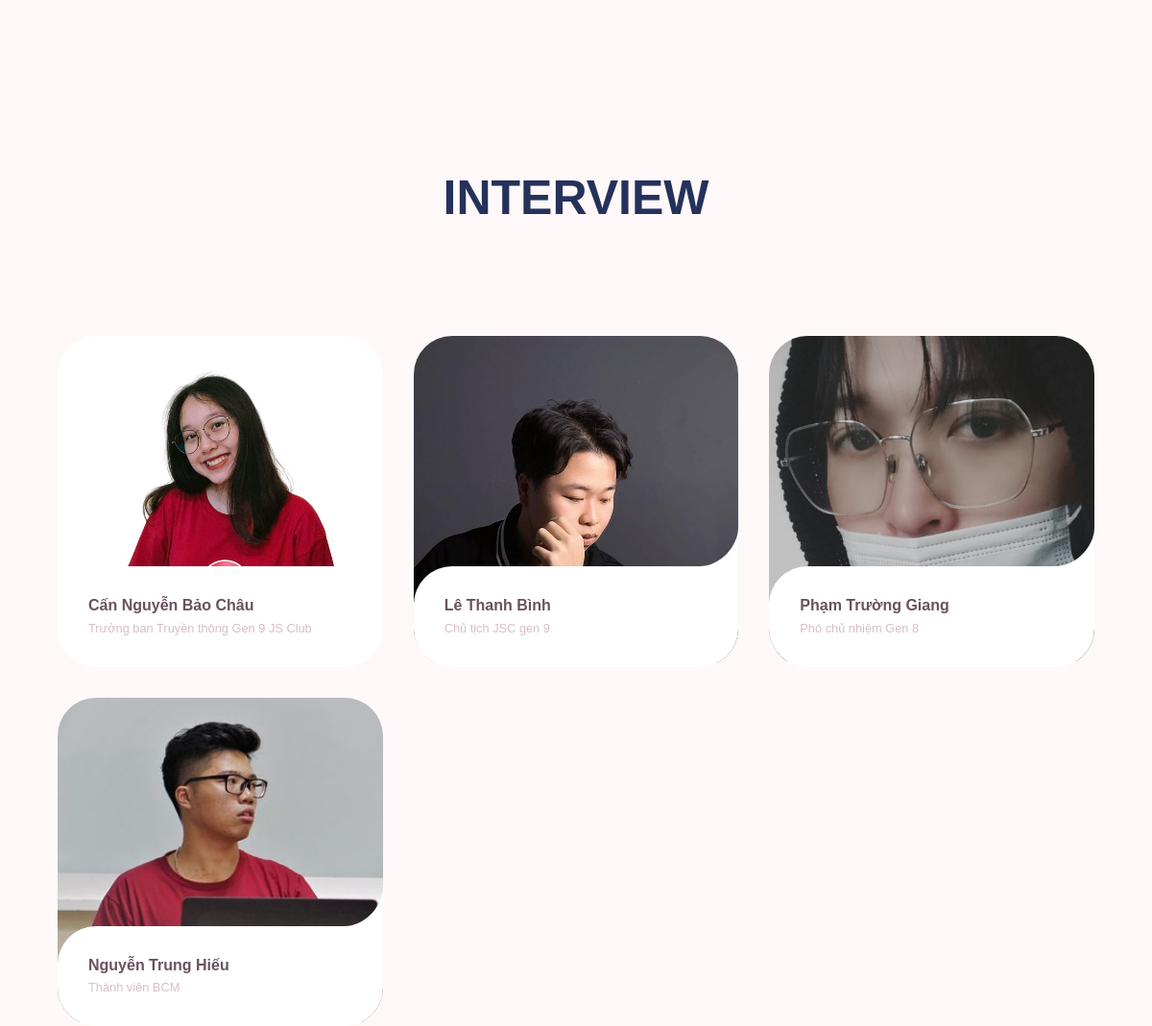
Before: / (lower part) with the older database file.
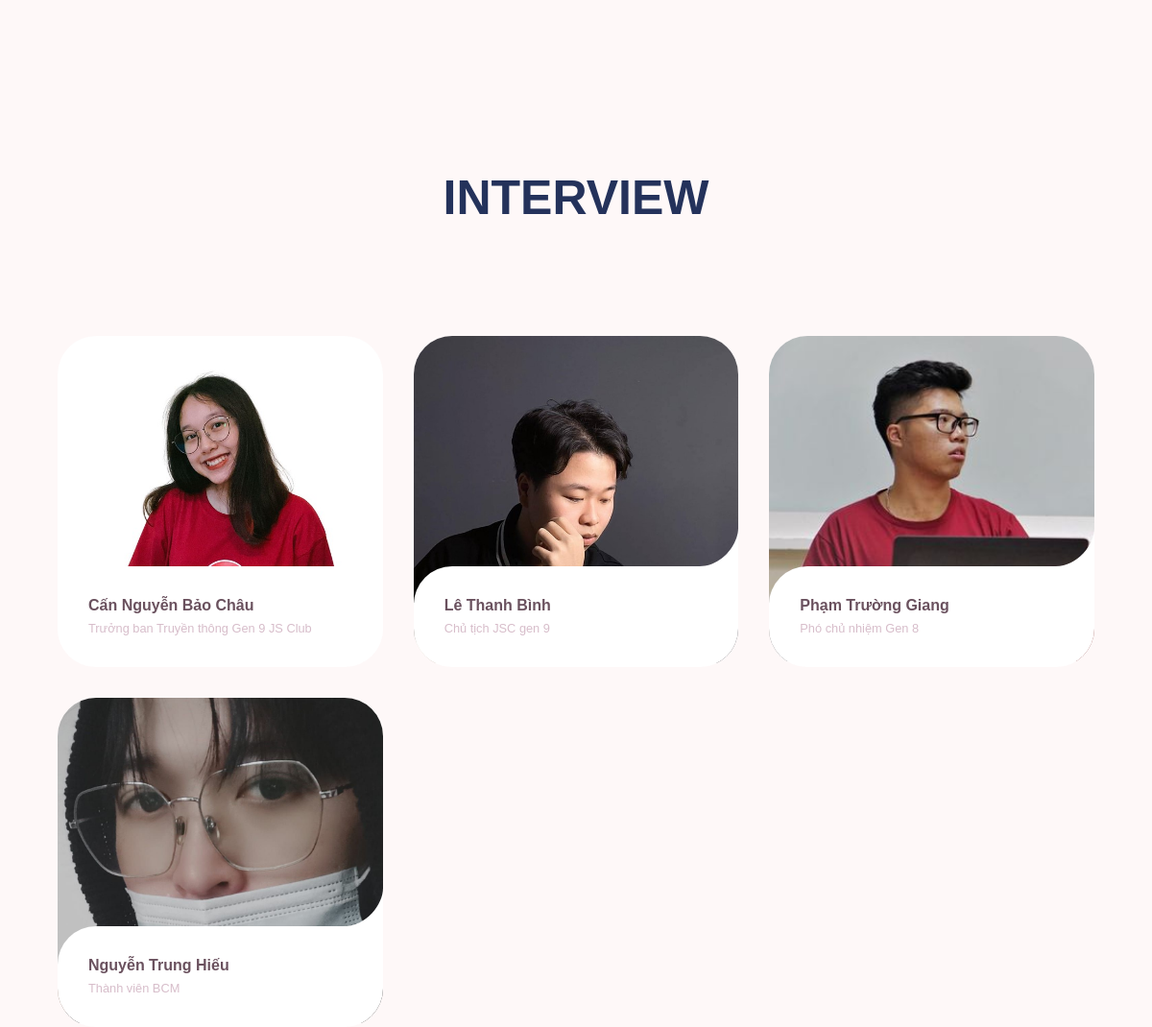
After: the same page with the newer database file.
### blog/models/Blog.py (models this page shows)
class Blog(db.Model):
	id = db.Column(db.Integer, primary_key=True)
	content = db.Column(db.String)
	owner = db.Column(db.String)
	subtitle = db.Column(db.String)
	role = db.Column(db.String)
	date = db.Column(db.DateTime)
	image = db.Column(db.String)

### homepage/views.py (the view)
@homepage.route('/')
def index():
	blogs = BlogController.get_all_blogs()
	return render_template('home.html', blogs=blogs)

### blog/models/Blog.py (called while the page is built)
	@staticmethod
	def get_all_blogs():
		return Blog.query.all()

### templates/home.html (shortened to what this page needs)
<!DOCTYPE html>
<html lang="en">
<head>
    <link rel="stylesheet" href="/static/css/style.css">
    <link rel="stylesheet" href="/static/css/responsive.css">
    <link rel="stylesheet" href="/static/fonts/font-awesome/all.css">
    <link rel="stylesheet" href="/static/css/card.css">
</head>
<body>
    <div id="activities">
    </div>
    <div id="interview">
        <div class="interview-title">
            <h1 style="color:rgb(36, 50, 91)">Interview</h1>
        </div>
        <ul class="cards">
			{% for blog in blogs %}
				<li>
					<a href="/blog/view?id={{ blog.id }}" class="card" target="_blank">
						<img src="{{ blog.image }}" class="card__image" alt="" />
						<div class="card__overlay">
							<div class="card__header">
								<svg class="card__arc" xmlns="http://www.w3.org/2000/svg">
									<path /></svg>
								<div class="card__header-text">
									<h3 class="card__title">{{ blog.owner }}</h3>
									<span class="card__status">{{ blog.role }}</span>
								</div>
							</div>
						</div>
					</a>
				</li>
			{% endfor %}
        </ul>
    </div>
</body>
</html>

### static/css/style.css (style rules this page uses)
* { padding: 0; margin: 0; box-sizing: border-box; }
html { scroll-behavior: smooth; overflow-x: hidden; }
:root { --primary-background-color: #24325b; --secondary-background-color: #FA818A; --tertiary-background-color: #FFE4CE; --primary-text-color: #fff; --secondary-text-color: #000; --title-font: 'Roboto', sans-serif; --description-font: 'Montserrat', sans-serif; }
#activities { height: 1114px; margin-bottom: 60px; }
#interview { height: 800px; margin-top: 50px; }
#interview .interview-title { display: flex; justify-content: center; align-items: center; height: 20%; position: relative; }
#interview .interview-title h1 { color: var(--primary-text-color); font-size: 50px; text-transform: uppercase; }

### static/css/card.css (style rules this page uses)
:root { --surface-color: #fff; --curve: 40; }
* { box-sizing: border-box; }
body { font-family: 'Noto Sans JP', sans-serif; background-color: #fef8f8; }
.cards { display: grid; grid-template-columns: repeat(auto-fit, minmax(300px, 1fr)); gap: 2rem; margin: 4rem 5vw; padding: 0; list-style-type: none; }
.card { position: relative; display: block; height: 100%; border-radius: calc(var(--curve) * 1px); overflow: hidden; text-decoration: none; }
.card__image { width: 100%; height: auto; }
.card__overlay { position: absolute; bottom: 0; left: 0; right: 0; z-index: 1; border-radius: calc(var(--curve) * 1px); background-color: var(--surface-color); transform: translateY(100%); transition: .2s ease-in-out; }
.card__header { position: relative; display: flex; align-items: center; gap: 2em; padding: 2em; border-radius: calc(var(--curve) * 1px) 0 0 0; background-color: var(--surface-color); transform: translateY(-100%); transition: .2s ease-in-out; }
.card__arc { width: 80px; height: 80px; position: absolute; bottom: 100%; right: 0; z-index: 1; }
.card__title { font-size: 1em; margin: 0 0 .3em; color: #6A515E; }
.card__status { font-size: .8em; color: #D7BDCA; }

Changed rows visible on the page:
changed Blog "Phạm Trường Giang": image: a different picture
changed Blog "Nguyễn Trung Hiếu": image: a different picture
